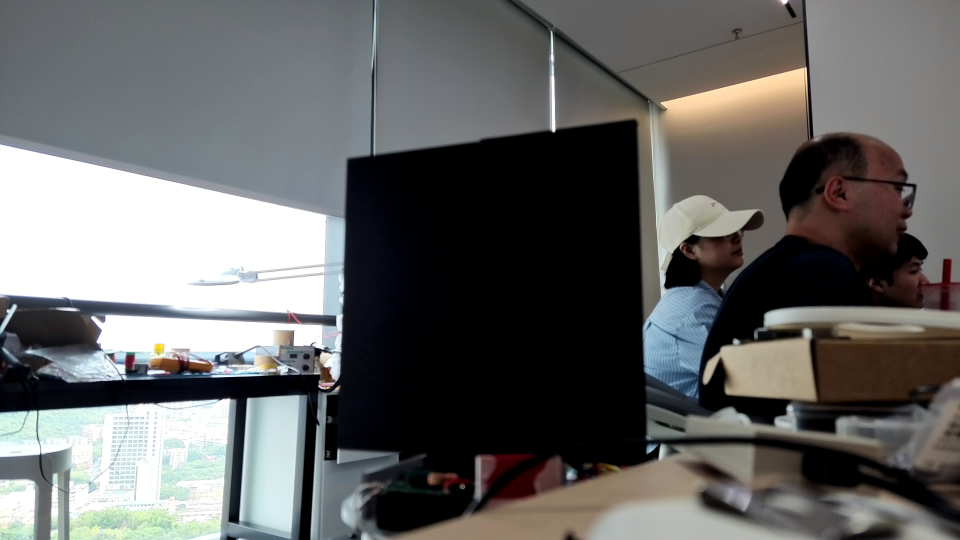
#> input picture tools/_gd_low.jpg, 1920 x 1080 px, given in place of _test_RED.jpg, which was not available (shown at 1/2 size)
$ python _analyze_colors.py
#> lines starting #> are read from the running program, lines starting #| are printed output that depends on the picture; after the words box and inside, x2 and y2 are one past the last pixel; in counts of white or black regions, pixels touching at a corner belong together; pictures that were not available may be replaced by others from this repository, and a replacement may not be noted
import cv2, numpy as np
for cmd,fn in [("RED cmd (byte0)","_test_RED.jpg"),("GREEN cmd (byte1)","_test_GREEN.jpg"),("BLUE cmd (byte2)","_test_BLUE.jpg")]:
    img = cv2.imread("tools/"+fn)
#> img is the input picture: shape (1080, 1920, 3); mean B, G, R 101.5, 102.3, 102.1
    h,w = img.shape[:2]
#> h = 1080; w = 1920
    # find brightest region: threshold then bbox, sample its mean
    gray = cv2.cvtColor(img, cv2.COLOR_BGR2GRAY)
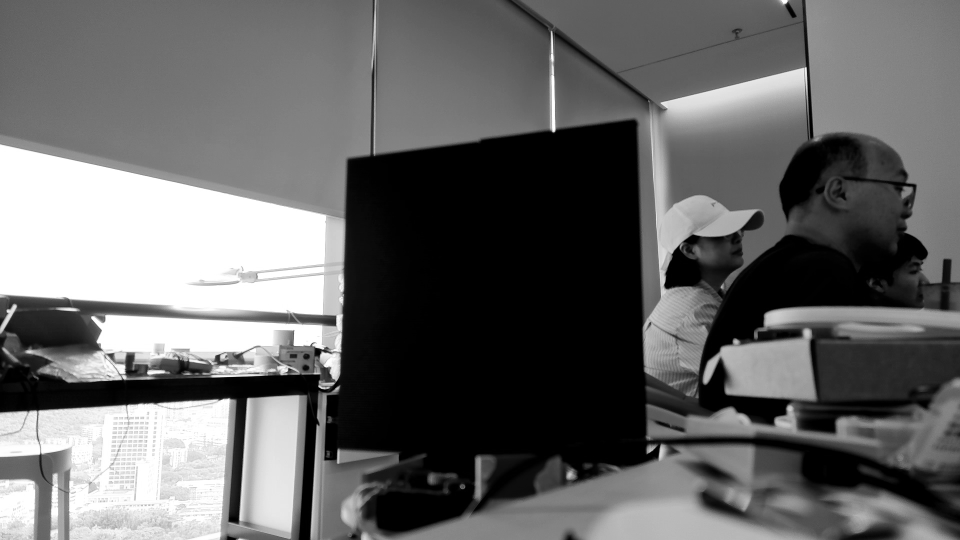
#> gray: shape (1080, 1920) (shown at 1/2 size); min 0, max 255, mean 102.1
    mask = gray > 60
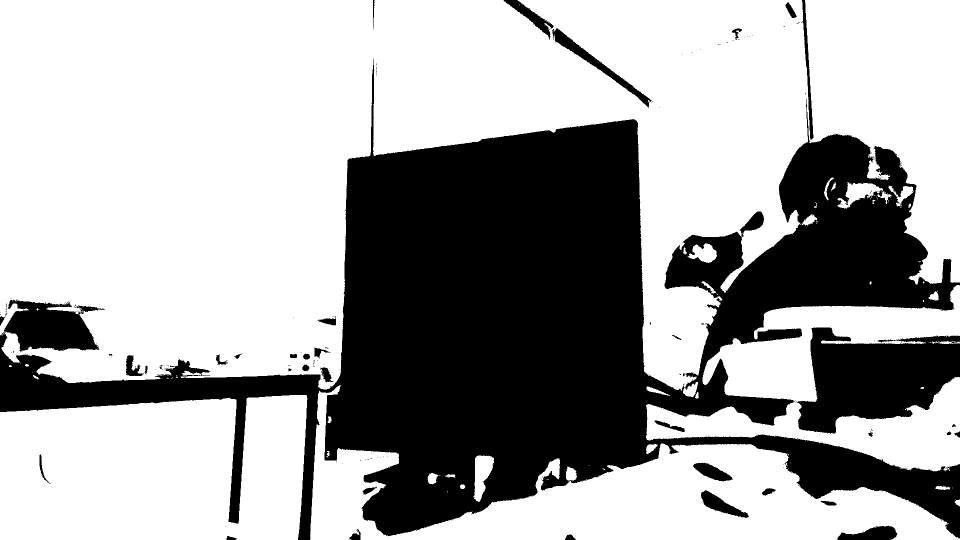
#> mask: shape (1080, 1920) bool (shown at 1/2 size); 65.4% white; 192 black regions (153 under 20 px), largest, box (x1, y1, x2, y2) and area: (0, 117, 1920, 1080) 654934, (1594, 655, 1920, 868) 44459, (1104, 56, 1303, 216) 3626
    ys,xs = np.where(mask)
    if len(xs)<50:
        print(f"{cmd}: panel not found"); continue
    y0,y1,x0,x1 = ys.min(),ys.max(),xs.min(),xs.max()
#> y0 = 0; y1 = 1079; x0 = 0; x1 = 1919
    roi = img[y0:y1,x0:x1]
    m = roi[gray[y0:y1,x0:x1]>60]
    b,g,r = m[:,0].mean(), m[:,1].mean(), m[:,2].mean()
#> b = 149.9; g = 151.5; r = 149.6
    dom = max([("R",r),("G",g),("B",b)], key=lambda t:t[1])[0]
#> dom = 'G'
    print(f"{cmd:18s} -> lit BGR=({b:5.0f},{g:5.0f},{r:5.0f})  dominant={dom}  bbox={x1-x0}x{y1-y0}")
#| RED cmd (byte0)    -> lit BGR=(  150,  152,  150)  dominant=G  bbox=1919x1079
#> pass 2 of the loop `for cmd,fn in [("RED cmd (byte0)","_test_RED.jpg"),("GREEN cmd (byte1)..`:
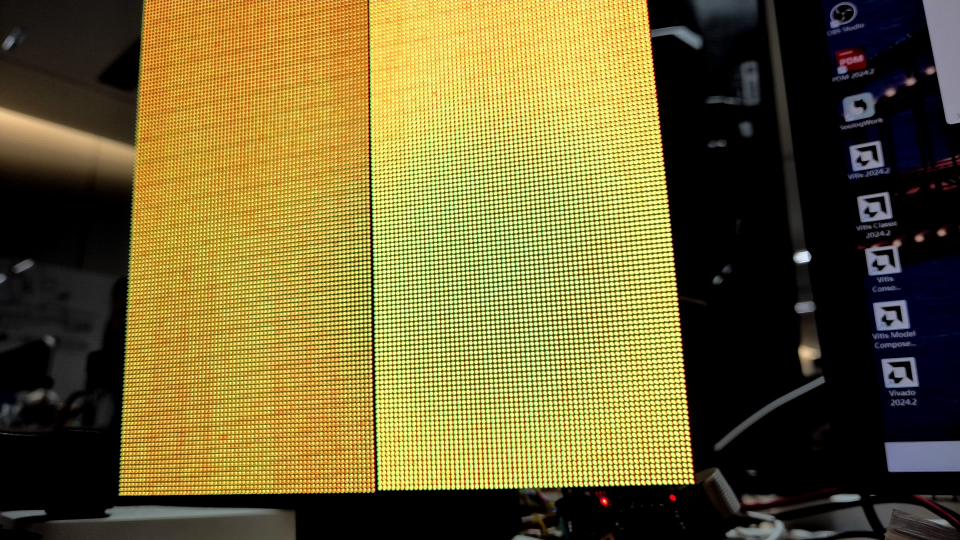
#> input picture tools/_test_GREEN.jpg, 1920 x 1080 px, found by its file name (shown at 1/2 size)
#> img is the input picture: shape (1080, 1920, 3); mean B, G, R 49.6, 99.6, 111.4
#> `gray = cv2.cvtColor(img, cv2.COLOR_BGR2GRAY)`:
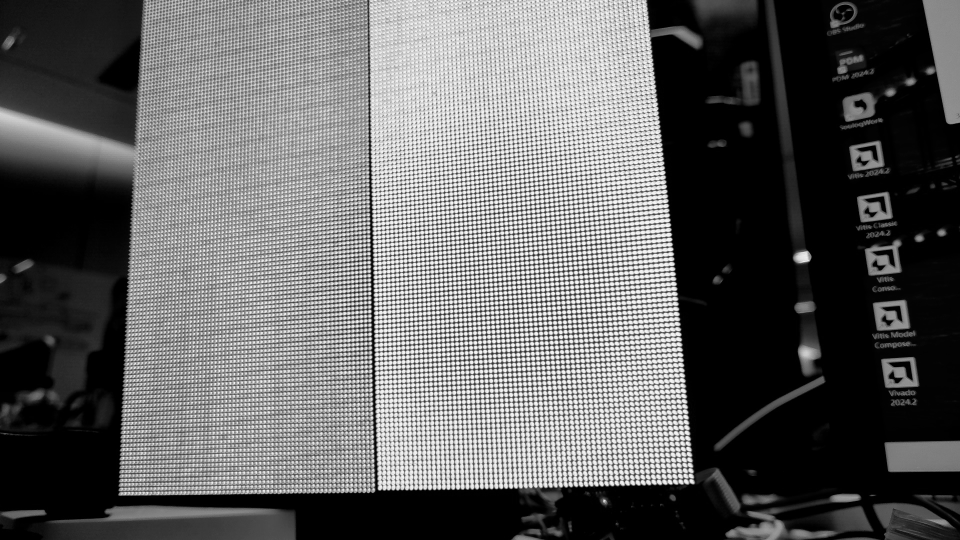
#> gray: shape (1080, 1920) (shown at 1/2 size); min 0, max 251, mean 97.4
#> `mask = gray > 60`:
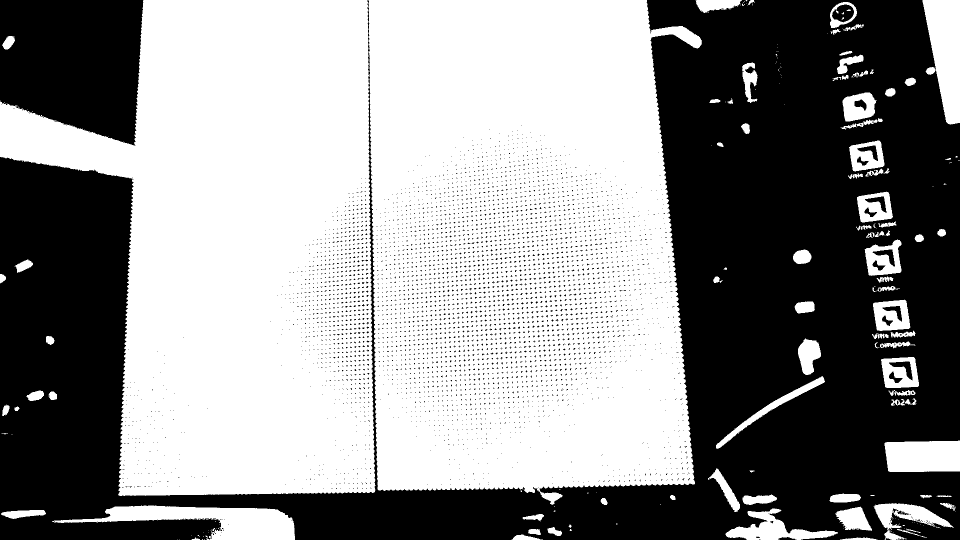
#> mask: shape (1080, 1920) bool (shown at 1/2 size); 56% white; 4372 black regions (4354 under 20 px), largest, box (x1, y1, x2, y2) and area: (0, 0, 1920, 1080) 818356, (0, 0, 287, 291) 68878, (1664, 9, 1708, 45) 1051
#> b = 81.82; g = 171.3; r = 191
#> dom = 'R'
#| GREEN cmd (byte1)  -> lit BGR=(   82,  171,  191)  dominant=R  bbox=1919x1079
#> pass 3 of the loop `for cmd,fn in [("RED cmd (byte0)","_test_RED.jpg"),("GREEN cmd (byte1)..`:
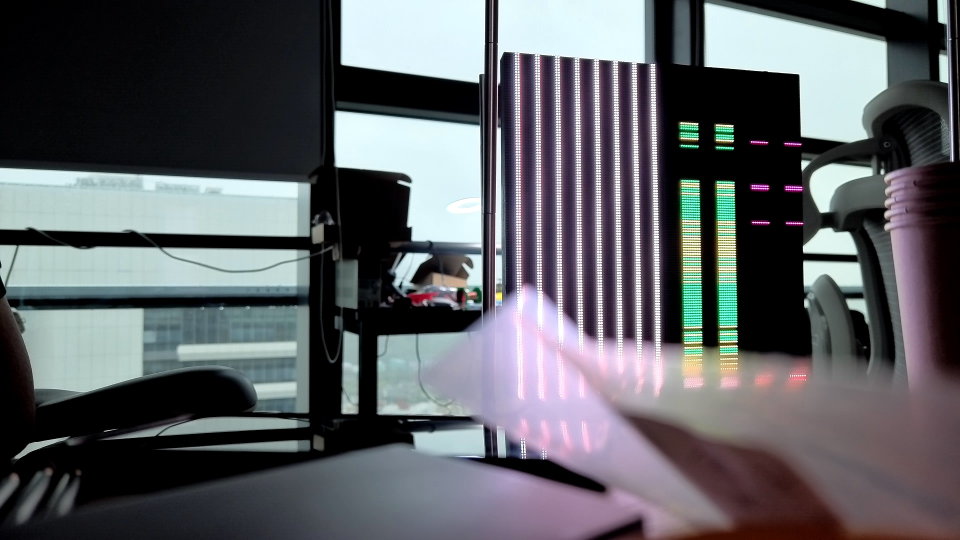
#> input picture tools/_mtr_6m.jpg, 1920 x 1080 px, given in place of _test_BLUE.jpg, which was not available (shown at 1/2 size)
#> img is the input picture: shape (1080, 1920, 3); mean B, G, R 99.7, 95.3, 93.1
#> `gray = cv2.cvtColor(img, cv2.COLOR_BGR2GRAY)`:
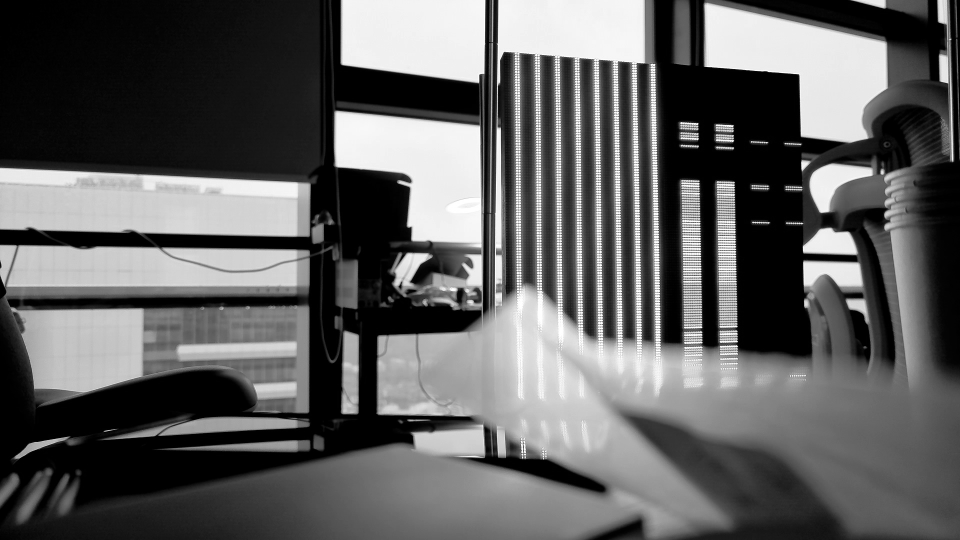
#> gray: shape (1080, 1920) (shown at 1/2 size); min 0, max 255, mean 95.1
#> `mask = gray > 60`:
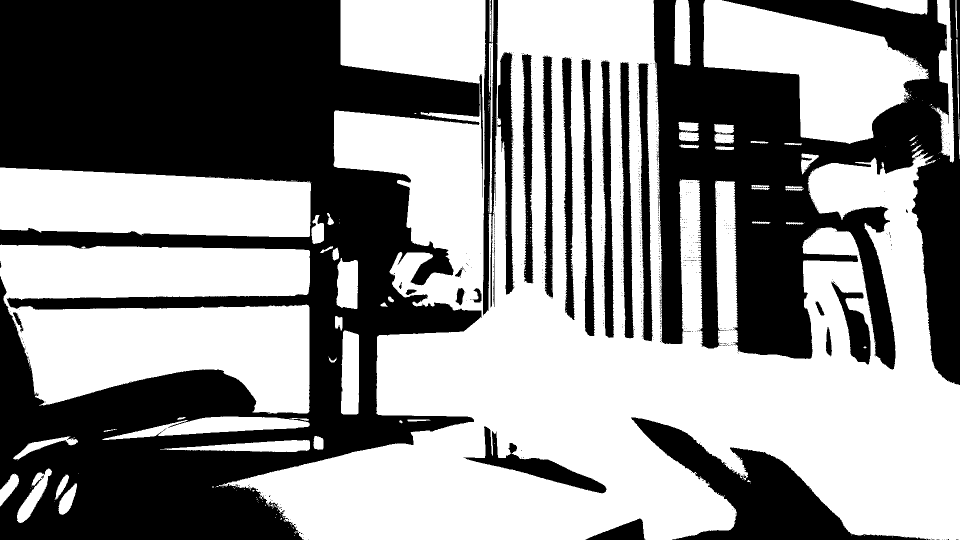
#> mask: shape (1080, 1920) bool (shown at 1/2 size); 54.9% white; 672 black regions (642 under 20 px), largest, box (x1, y1, x2, y2) and area: (0, 0, 963, 1080) 552761, (1307, 0, 1920, 770) 246070, (1262, 835, 1852, 1080) 42489
#> b = 167.8; g = 162.3; r = 156.4
#> dom = 'B'
#| BLUE cmd (byte2)   -> lit BGR=(  168,  162,  156)  dominant=B  bbox=1919x1079
